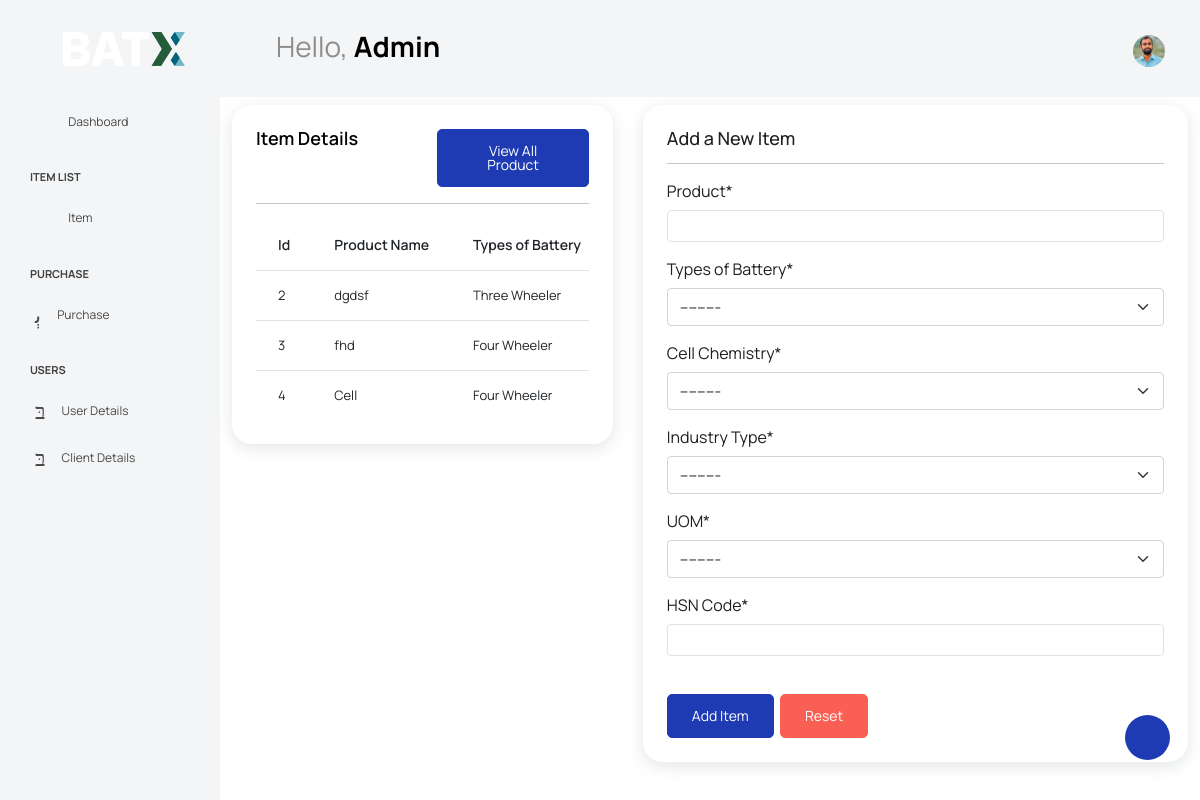
Screenshot of /products/ (signed in) with the database file from the repository.
### inventory/models.py (models this page shows, shortened)
class CustomUser(AbstractUser):
    username=None
    phone=models.CharField(max_length=10,unique=True)
    email=models.EmailField(max_length=100,unique=True,null=False)
    name=models.CharField(max_length=40)
    user_pic=models.ImageField(upload_to="user_pic",null=True)
    user_Type = models.CharField(max_length=40,choices=UType, null=True)
    department = models.CharField( max_length=40,choices=ProcessName,null=True)
    location = models.CharField(max_length=40,choices=Loaction,null=True)
    USERNAME_FIELD='email'
    REQUIRED_FIELDS=[]
    objects=UserManager()

class Product(models.Model):
    product = models.CharField(max_length=40, null=True)
    types_of_Battery=models.CharField(max_length=100, choices=CATEGORY6, null=True)
    cell_Chemistry = models.CharField(max_length=100, choices=CATEGORY, null=True)
    Industry_Type = models.CharField(max_length=20, choices=CATEGORY1, null=True)
    UOM = models.CharField(max_length=10,choices=CATEGORY2, null=True)
    HSN_Code= models.PositiveIntegerField(null=True)

### inventory/views.py (the view)
# urls.py: path("products/", views.products, name="products"),
@login_required
def products(request):
    products = Product.objects.all()
    if request.method == "POST":
        form = ProductForm(request.POST)
        if form.is_valid():
            form.save()
            messages.success(request, 'New Item Added Successfully..')
            return redirect("products")
    else:
        form = ProductForm()
    context = {"title": "Products", "products": products, "form": form}
    return render(request, "inventory/products.html", context)

### inventory/forms.py
class ProductForm(forms.ModelForm):
    class Meta:
        model = Product
        fields = ["product","types_of_Battery","cell_Chemistry", "Industry_Type","UOM","HSN_Code"]

### inventory/templates/inventory/products.html (shortened to what this page needs)
{% extends 'inventory/base.html' %}
{% load crispy_forms_tags %}
{% block content %}
<div class="main-panel">
<div class="container my-2">
    <div class="row">
        <div class="col-md-5">
            <div class="card">
                <div class="card-body">
                    <div class="row">
                        <div class="col">
                            <h4 class="card-title">Item Details</h4>
                        </div>
                        <div class="col text-end">
                            <label><a class="btn btn-primary" href="{% url 'product' %}">View All Product</a></label>
                        </div>
                    </div>
                    <hr>
                    <div class="table-responsive">
                        <table class="table table-hover">
                        <thead>
                            <tr>
                                <th scope="col">Id</th>
                                <th scope="col">Product Name</th>
                                <th scope="col">Types of Battery</th>
                            </tr>
                        </thead>
                        <tbody>
                            {% for product in products %}
                            <tr>
                                <td>{{ product.id }}</td>
                                <td>{{ product.product }}</td>
                                <td>{{ product.types_of_Battery }}</td>
                            </tr>
                            {% endfor %}
                        </tbody>
                    </table>
                </div>
                </div>
            </div>
        </div>
        {% if user.is_staff and user.is_superuser %}
        <div class="col-md-7">
            <div class="card">
                <div class="card-body">
                    <form method="POST">
                        <h4>Add a New Item</h4>
                        <hr>
                        {{ form|crispy}}
                        <br>
                        <button type="submit" class="btn btn-primary ">Add Item</button>&nbsp;
                        <button type="reset" class="btn btn-danger">Reset</button>
                    </form>
                </div>
            </div>
        </div>
        {% endif %}
    </div>
</div>
</div>
{% endblock %}

### inventory/templates/inventory/base.html (shortened to what this page needs)
{% load static %}
<!DOCTYPE html>
<html lang="en">
<head>
  <link rel="stylesheet" href="{% static 'inventory/vendors/feather/feather.css'%}">
  <link rel="stylesheet" href="{% static 'inventory/vendors/mdi/css/materialdesignicons.min.css'%}">
  <link rel="stylesheet" href="{% static 'inventory/vendors/ti-icons/css/themify-icons.css'%}">
  <link rel="stylesheet" href="{% static 'inventory/vendors/typicons/typicons.css'%}">
  <link rel="stylesheet" href="{% static 'inventory/vendors/simple-line-icons/css/simple-line-icons.css'%}">
  <link rel="stylesheet" href="{% static 'inventory/vendors/css/vendor.bundle.base.css'%}">
  <link rel="stylesheet" href="{% static 'inventory/vendors/datatables.net-bs4/dataTables.bootstrap4.css'%}">
  <link rel="stylesheet" href="{% static 'inventory/js/select.dataTables.min.css'%}">
  <link rel="stylesheet" href="{% static 'inventory/css/vertical-layout-light/style.css'%}">
</head>
<body>
  {% if user.is_authenticated and user.is_staff and user.is_superuser %}
  <div class="container-scroller">
      <nav class="navbar default-layout col-lg-12 col-12 p-0 fixed-top d-flex align-items-top flex-row">
          <div class="text-center navbar-brand-wrapper d-flex align-items-center justify-content-start">
              <div class="me-3">
                  <button class="navbar-toggler navbar-toggler align-self-center" type="button" data-bs-toggle="minimize">
                      <span class="icon-menu"></span>
                  </button>
              </div>
              <div>
                  <a class="navbar-brand brand-logo" href="{% url 'dash' %}">
                      <img src="{%static 'inventory/images/logo.png'%}" alt="logo" />
                  </a>
              </div>
          </div>
          <div class="navbar-menu-wrapper d-flex align-items-top">
              <ul class="navbar-nav">
                  <li class="nav-item font-weight-semibold d-none d-lg-block ms-0">
                      <h1 class="welcome-text">Hello, <span class="text-black fw-bold">{{user.name}}</span></h1>
                  </li>
              </ul>
              <ul class="navbar-nav ms-auto">
                  <li class="nav-item dropdown d-none d-lg-block user-dropdown">
                      <a class="nav-link" id="UserDropdown" href="#" data-bs-toggle="dropdown" aria-expanded="false">
                        {% if user.user_pic %}
                        <img class="img-xs rounded-circle" src="{{ user.user_pic.url }}" alt="logo" width="100" height="100">
                    {% else %}
                        <img class="img-xs rounded-circle" src="{%static 'inventory/images/faces/face8.jpg'%}"  alt="Default image">
                    {% endif %}
                      </a>
                  </li>
              </ul>
          </div>
      </nav>
      <div class="container-fluid page-body-wrapper">
          <div class="theme-setting-wrapper">
              <div id="settings-trigger"><i class="ti-settings"></i></div>
          </div>
          <nav class="sidebar sidebar-offcanvas" id="sidebar">
              <ul class="nav">
                  <li class="nav-item">
                      <a class="nav-link" href="{% url 'dash' %}">
                          <i class="mdi mdi-grid-large menu-icon"></i>
                          <span class="menu-title">Dashboard</span>
                      </a>
                  </li>
                  <li class="nav-item nav-category">Item List</li>
                  <li class="nav-item">
                    <a class="nav-link" data-bs-toggle="collapse" href="#ui-basic" aria-expanded="false" aria-controls="ui-basic">
                      <i class="menu-icon mdi mdi-floor-plan"></i>
                      <span class="menu-title">Item</span>
                      <i class="menu-arrow"></i>
                    </a>
                  </li>
                  <li class="nav-item nav-category">Purchase</li>
          <li class="nav-item">
            <a class="nav-link" data-bs-toggle="collapse" href="#form-elements" aria-expanded="false" aria-controls="form-elements">
              <i class="menu-icon mdi mdi-card-text-outline"></i>
              <span class="menu-title">Purchase</span>
              <i class="menu-arrow"></i>
            </a>
          </li>
          <li class="nav-item nav-category">Users</li>
          <li class="nav-item">
            <a class="nav-link" data-bs-toggle="collapse" href="#user-details" aria-expanded="false" aria-controls="user-details">
              <i class="menu-icon mdi mdi-account-circle-outline"></i>
              <span class="menu-title">User Details</span>
              <i class="menu-arrow"></i>
            </a>
          </li>
          <li class="nav-item">
            <a class="nav-link" data-bs-toggle="collapse" href="#client-details" aria-expanded="false" aria-controls="client-details">
              <i class="menu-icon mdi mdi-account-circle-outline"></i>
              <span class="menu-title">Client Details</span>
              <i class="menu-arrow"></i>
            </a>
          </li>
          </nav>
          {% endif %}
          {% block content%}
          {% endblock %}
      </div>
  </div>
</body>
</html>

### rows the page displays
CustomUser: name "Admin", user_pic (picture)
Product: id "2", product "dgdsf", types_of_Battery "Three Wheeler"
Product: id "3", product "fhd", types_of_Battery "Four Wheeler"
Product: id "4", product "Cell", types_of_Battery "Four Wheeler"
